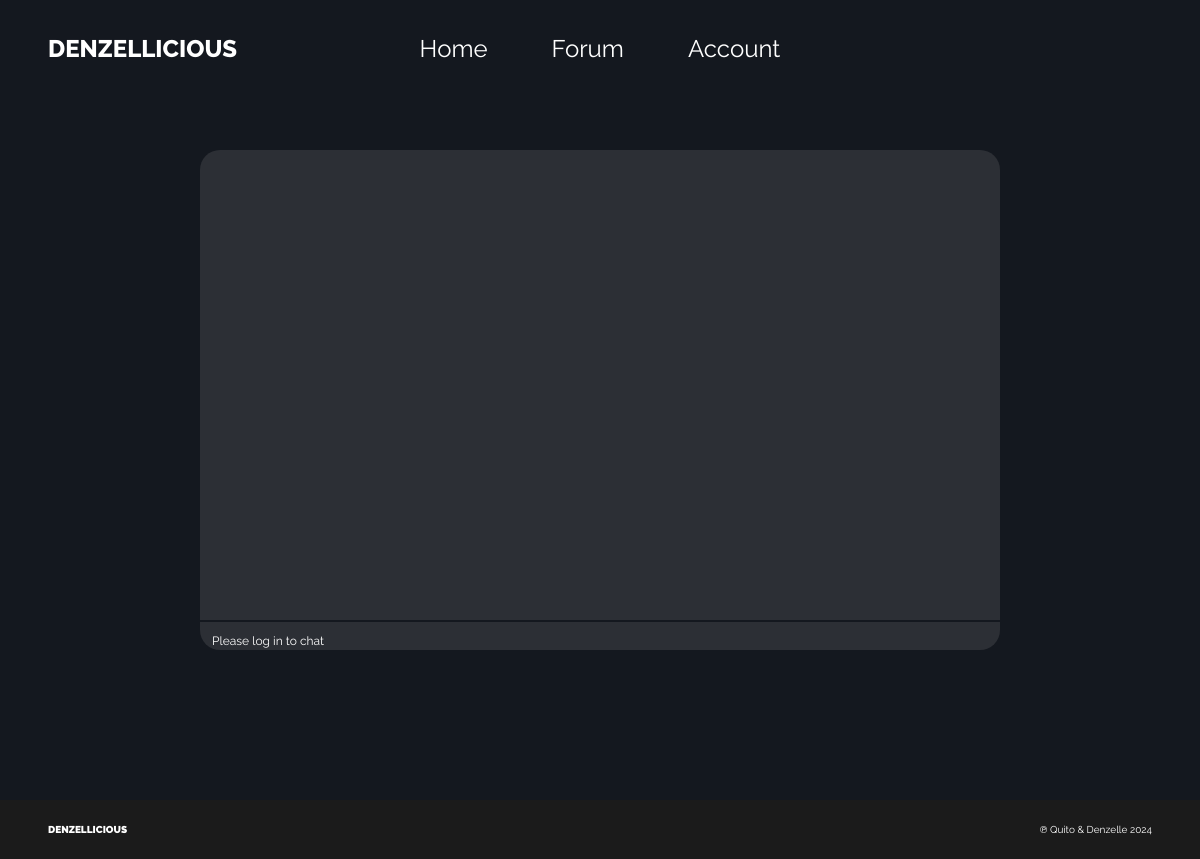
Before: /chat with the older database file.
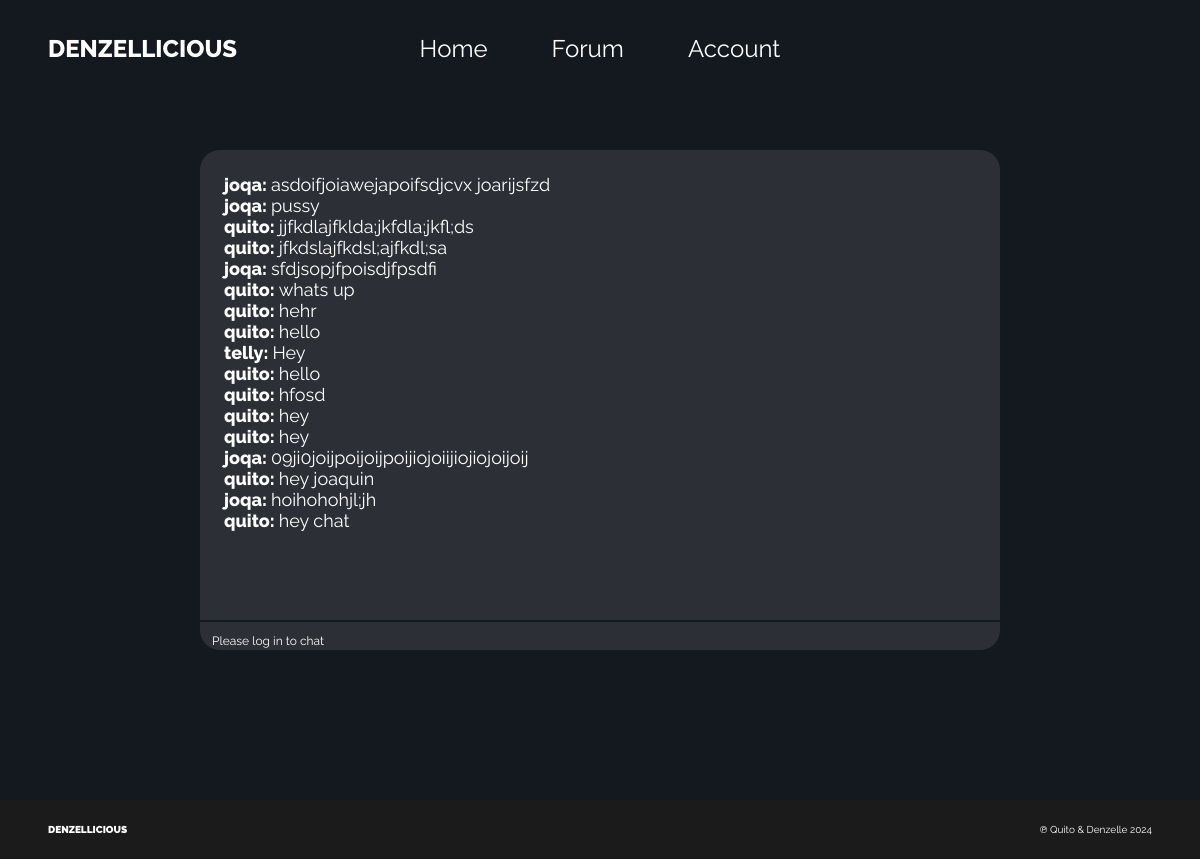
After: the same page with the newer database file.
### backend/accounts.py (models this page shows)
class Posts(db.Model, UserMixin):
    id = db.Column(db.Integer, primary_key=True)
    content = db.Column(db.String(1000))
    author = db.Column(db.String(50))

### backend/routes.py (the view)
@routes.route('/chat')
def forum():
    posts = Posts.query.all()
    selected_route = 'chat'
    return render_template('pages/forum.html', selected_route=selected_route, current_user=current_user, posts=posts)

### templates/pages/forum.html (shortened to what this page needs)
{% extends 'main.html' %} {% block head %}
<link rel="stylesheet" href="/static/pages/forum/main.css" />
{% endblock %} {% block body %}
<section class="section hero">
  <div class="chatbox_cnt">
    <div class="chatbox_window">
      {% for post in posts|reverse %}
      <div class="chatbox_message" data-id="{{post.id}}">
        {% if post.author == current_user.username %}
        <p class="chatbox_message_username current">{{ post.author }}:</p>
        {% else %}
        <p class="chatbox_message_username">{{ post.author }}:</p>
        {% endif %}
        <p class="chatbox_message_text">{{ post.content }}</p>
      </div>
      {% endfor %}
    </div>
    <div class="chatbox_input">
      {% if current_user.is_authenticated %}
      <form class="chatbox_input_form">
        <input
          type="text"
          placeholder="Input text here"
          class="chatbox_input_form_input"
        />
      </form>
      {% else %}
      <p class="chatbox_input_form_input log">Please log in to chat</p>
      {% endif %}
    </div>
  </div>
</section>
{% endblock %}

### templates/main.html (shortened to what this page needs)
<!DOCTYPE html>
<html lang="en">
  <head>
    <link rel="stylesheet" href="/static/css/main.css" />
    {% block head %}{% endblock %}
  </head>
  <body>
    {% block nav %}
    <section class="nav">
      <ul class="nav list">
        <li><a href="home">Home</a></li>
        <li><a href="forum">Forum</a></li>
        <li><a href="account">Account</a></li>
      </ul>
      <p class="nav_logo">denzellicious</p>
    </section>
    {% endblock %} {% block body %}{% endblock %}
    <div class="footer">
      <div class="footer_cont flex">
        <p class="left">denzellicious</p>
        <p class="right">&copysr; Quito & Denzelle 2024</p>
      </div>
    </div>
  </body>
</html>

### static/css/main.css (style rules this page uses)
:root { --bg-main: #14181f; --bg-sec: #2c2f35; --bg-dark: #020203; --bg-comp-dark: #101319; --hover: #d6efd8; }
* { margin: 0; padding: 0; box-sizing: border-box; }
html { font-size: 62.5%; font-family: "raleway", sans-serif; }
.flex { display: flex; }
html { scroll-behavior: smooth; }
.footer { width: 100vw; background-color: #1b1b1b; }
.footer_cont { justify-content: space-between; padding: 2.4rem 4.8rem; align-items: center; color: white; }
.footer_cont .left { font-weight: 900; text-transform: uppercase; }
.nav { width: 100vw; padding: 4.8rem; display: flex; justify-content: center; align-items: center; gap: 6.4rem; position: fixed; list-style: none; z-index: 900; transition: 1s; }
.nav_logo { text-transform: uppercase; font-size: 2.4rem; font-weight: 800; color: white; position: absolute; left: 0; margin: 4.8rem; z-index: 901; cursor: pointer; transition: 0.5s; }
.nav li a { text-decoration: none; font-size: 2.4rem; font-weight: 400; color: #fff; transition: 0.2s; }

### static/pages/forum/main.css (style rules this page uses)
:root { --bg-main: #14181f; --bg-sec: #2c2f35; --bg-dark: #020203; --bg-comp-dark: #101319; --hover: #d6efd8; }
body { overflow-x: hidden; }
.section.hero { height: 100vh; background-color: var(--bg-main); position: relative; }
.chatbox_message { font-size: 1.8rem; font-family: "raleway", sans-serif; color: white; display: flex; gap: 0.4rem; position: relative; }
.chatbox_message_username { font-weight: 800; }
.chatbox_cnt { height: 50rem; width: 80rem; overflow: hidden; border-radius: 2rem; position: absolute; top: 50%; left: 50%; transform: translate(-50%, -50%); display: flex; flex-direction: column; }
.chatbox_window { overflow-y: scroll; padding: 2.4rem; height: 100%; background-color: var(--bg-sec); }
.chatbox_input_form_input { font-family: "raleway", sans-serif; width: 100%; height: 3rem; padding: 1.2rem; border: none; background-color: var(--bg-sec); color: white; font-size: 1.2rem; border-top: 0.2rem solid var(--bg-main); }

Changed rows visible on the page:
added Posts: author "joqa", content "asdoifjoiawejapoifsdjcvx joarijsfzd"
added Posts: author "joqa", content "pussy"
added Posts: author "quito", content "jjfkdlajfklda;jkfdla;jkfl;ds"
added Posts: author "quito", content "jfkdslajfkdsl;ajfkdl;sa"
added Posts: author "joqa", content "sfdjsopjfpoisdjfpsdfi"
added Posts: author "quito", content "whats up"
added Posts: author "quito", content "hehr"
added Posts: author "quito", content "hello"
added Posts: author "telly", content "Hey"
added Posts: author "quito", content "hello"
added Posts: author "quito", content "hfosd"
added Posts: author "quito", content "hey"
added Posts: author "quito", content "hey"
added Posts: author "joqa", content "09ji0joijpoijoijpoijiojoiijiojiojoijoij"
added Posts: author "quito", content "hey joaquin"
added Posts: author "joqa", content "hoihohohjl;jh"
added Posts: author "quito", content "hey chat"
